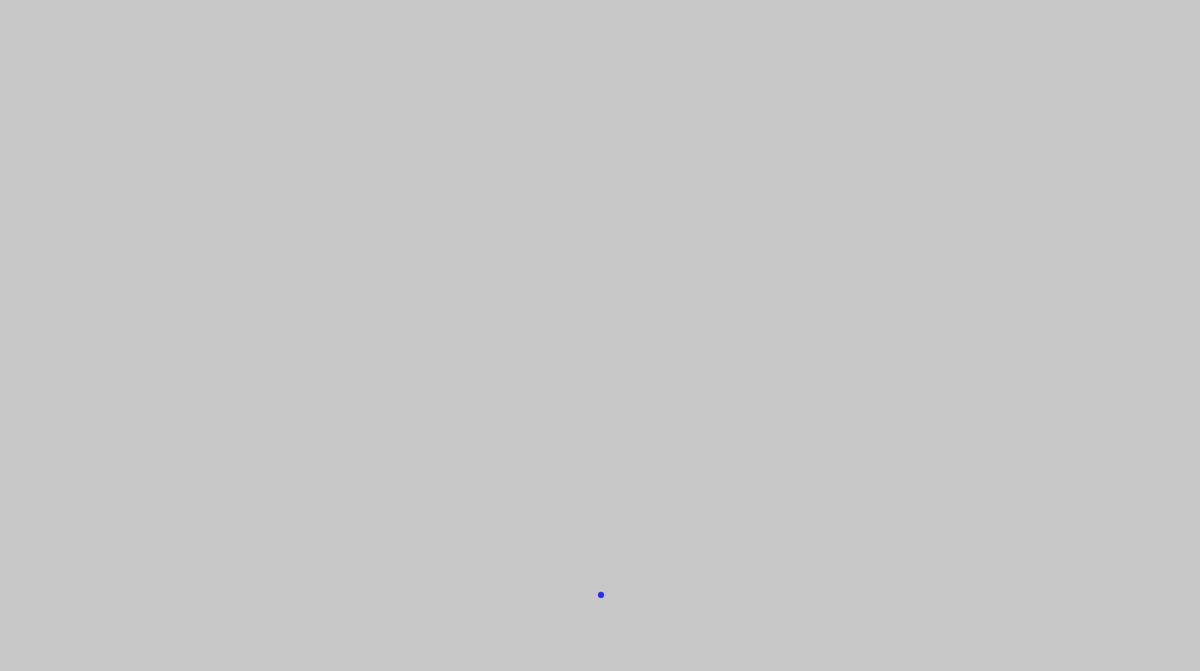
Frame 1 (no input)
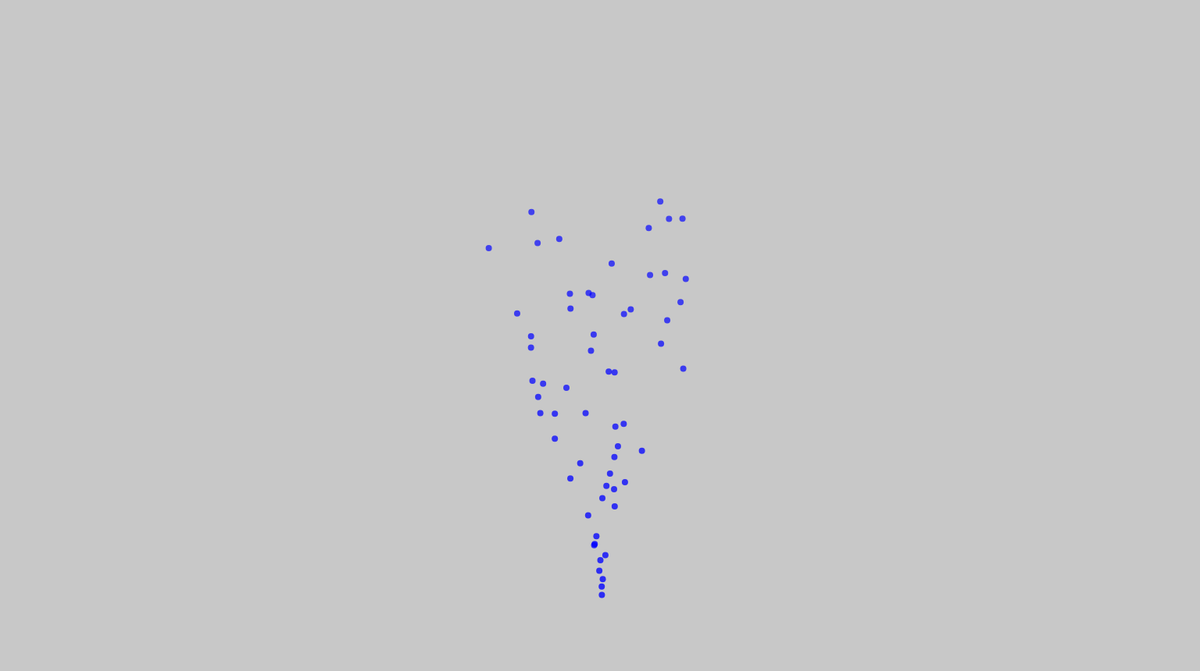
Frame 60 (no input)
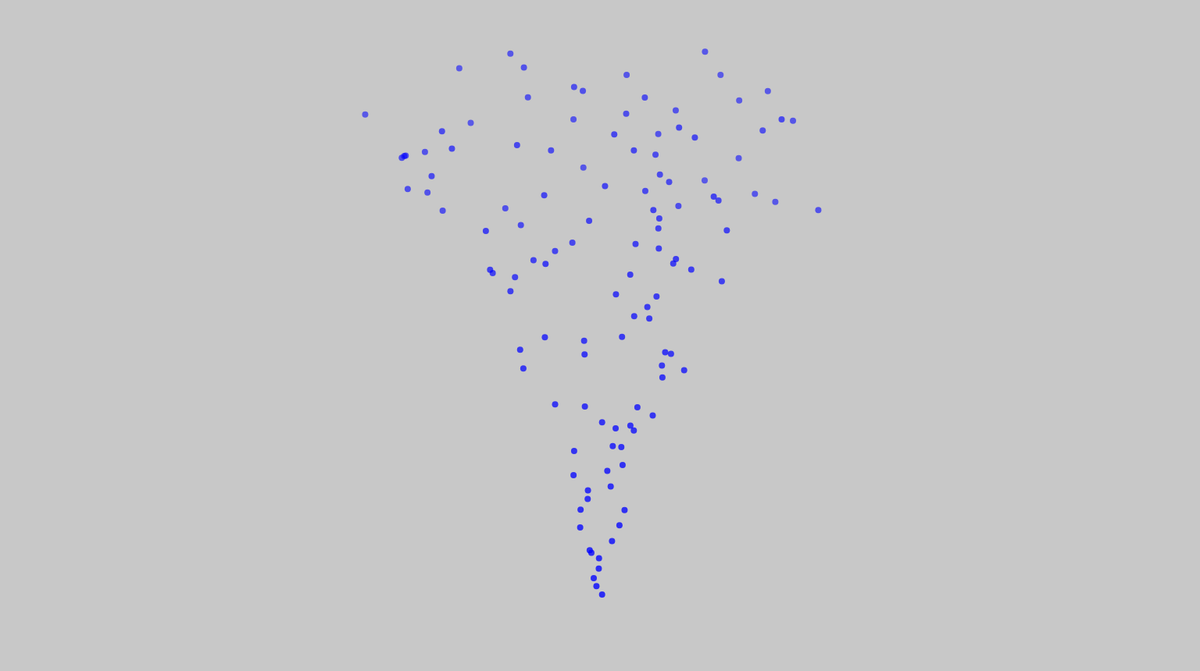
Frame 120 (the mouse pressed at the canvas centre since frame 60)

The p5.js sketch that drew these frames (run headless with seeded random() and noise() and a simulated clock; from frame 60 on, the mouse is pressed at the canvas centre):

// p5.js sketch
// ── sketch.js
let particles = [];

function setup() {
  createCanvas(1536, 860); // my screen size
}

function draw() {
  background(200);
  let p = new Particle();
  particles.push(p);
  for (let i = 0; i < particles.length; i++) {
    particles[i].update();
    particles[i].show();
  }
  frameCheck(particles);
}

function frameCheck(particles) {
  for (let i = particles.length - 1; i >= 0; i--) {
    if (particles[i].x > width || particles[i].x < 0 || particles[i].y > height ||
      particles[i].y < 0) {
      particles.splice(i, 1);
    }
  }
}

class Particle {
  constructor() {
    this.x = width / 2;
    this.y = height - height / 10;
    this.vx = 3 * random(-1, 1);
    this.vy = -11 + random(-1, 1);
    this.ax = 0;
    this.ay = 0.0981;
    this.alpha = 200;
  }

  update() {
    this.vx += this.ax;
    this.vy += this.ay;

    this.x += this.vx;
    this.y += this.vy;
    this.alpha -= 0.5;
  }

  show() {
    noStroke();
    fill(0, 0, 255, this.alpha);
    ellipse(this.x, this.y, 8);
  }
}
